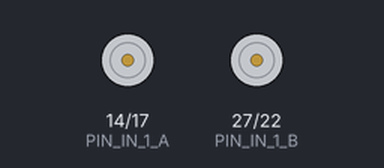
A program run on a simulated Raspberry Pi (BCM pin numbers). On the bench: motor-driver pin pairs drawn as motors (green arrow = first pin HIGH = forward, orange = second pin HIGH = backward, longer = more drive, scaled by the enable pin).

Above: at 0.07 s.
Timing chart, 0 to 3.0 s (numbered marks = the images above):
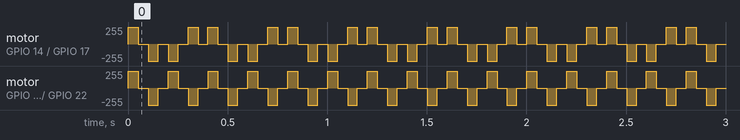

The program:

hardwareDriver.py
```python
#!/usr/bin/env python
# -*- coding: utf-8 -*-
#!/usr/bin/env python
#from settings import GPIO,PIN_EN_A,PIN_EN_B,PIN_IN_1_A,PIN_IN_1_B,PIN_IN_2_A,PIN_IN_2_B
import time
import RPi.GPIO as GPIO
PIN_IN_1_A = 14  # pin11
PIN_IN_2_A = 17  # pin12
PIN_EN_A = 23  # pin13

PIN_IN_1_B = 27   # pin11
PIN_IN_2_B = 22  # pin12
PIN_EN_B = 24  # pin13

pwm = None

def setup():
    GPIO.setmode(GPIO.BCM)  # Numbers GPIOs by physical location
    #GPIO.setwarnings(False)

    GPIO.setup(PIN_IN_1_A, GPIO.OUT)  # mode --- output motor A
    GPIO.setup(PIN_IN_2_A, GPIO.OUT)
    GPIO.setup(PIN_EN_A, GPIO.OUT)

    GPIO.setup(PIN_IN_1_B, GPIO.OUT)  # mode --- output motor B
    GPIO.setup(PIN_IN_2_B, GPIO.OUT)
    GPIO.setup(PIN_EN_B, GPIO.OUT)

    pwm_A = GPIO.PWM(PIN_EN_A,10)
    pwm_A.start(0)

    pwm_B = GPIO.PWM(PIN_EN_B, 10)
    pwm_B.start(0)

    return (pwm_A,pwm_B)


def go_forward(spead=50):
    pwm[0].ChangeDutyCycle(spead)
    pwm[1].ChangeDutyCycle(spead)

    GPIO.output(PIN_IN_1_A, GPIO.HIGH)  # clockwise
    GPIO.output(PIN_IN_2_A, GPIO.LOW)

    GPIO.output(PIN_IN_1_B, GPIO.HIGH)  # clockwise
    GPIO.output(PIN_IN_2_B, GPIO.LOW)
    #time.sleep(5)


def go_back(spead=50):
    pwm[0].ChangeDutyCycle(spead)
    pwm[1].ChangeDutyCycle(spead)

    GPIO.output(PIN_IN_1_A, GPIO.LOW)  # clockwise
    GPIO.output(PIN_IN_2_A, GPIO.HIGH)

    GPIO.output(PIN_IN_1_B, GPIO.LOW)  # clockwise
    GPIO.output(PIN_IN_2_B, GPIO.HIGH)


def go_left(spead_A=50,spead_B=50):
    pwm[0].ChangeDutyCycle(spead_A)
    pwm[1].ChangeDutyCycle(spead_B)

    GPIO.output(PIN_IN_1_A, GPIO.LOW)  # clockwise
    GPIO.output(PIN_IN_2_A, GPIO.HIGH)

    GPIO.output(PIN_IN_1_B, GPIO.HIGH)  # clockwise
    GPIO.output(PIN_IN_2_B, GPIO.LOW)


def go_right(spead_A=50,spead_B=50):
    pwm[0].ChangeDutyCycle(spead_A)
    pwm[1].ChangeDutyCycle(spead_B)

    GPIO.output(PIN_IN_1_A, GPIO.HIGH)  # clockwise
    GPIO.output(PIN_IN_2_A, GPIO.LOW)

    GPIO.output(PIN_IN_1_B, GPIO.LOW)  # clockwise
    GPIO.output(PIN_IN_2_B, GPIO.HIGH)

def stopMotor():
    GPIO.output(PIN_EN_A, GPIO.LOW)  # motor stop
    GPIO.output(PIN_EN_B, GPIO.LOW)

    pwm[0].stop()
    pwm[1].stop()

#преобразует пределы
def map(x, in_min, in_max, out_min, out_max):
    return (x - in_min) * (out_max - out_min) / (in_max - in_min) + out_min


def test():
    t = 0.1
    while True:
        go_forward()
        time.sleep(t)
        go_back()
        time.sleep(t)
        go_left()
        time.sleep(t)
        go_right()
        time.sleep(t)

def destroy(pwm):
    GPIO.output(PIN_EN_A, GPIO.LOW)  # motor stop
    GPIO.output(PIN_EN_B, GPIO.LOW)

    pwm[0].stop()
    pwm[1].stop()

    GPIO.cleanup()  # Release resource


def SendDataMotor(nL,nR,SR,SL):
    if nR == 0:
        GPIO.output(PIN_IN_1_B, GPIO.LOW)
        GPIO.output(PIN_IN_2_B, GPIO.LOW)
    elif nR == 1:
        GPIO.output(PIN_IN_1_B, GPIO.LOW)
        GPIO.output(PIN_IN_2_B, GPIO.HIGH)
    elif nR == 2:

        GPIO.output(PIN_IN_1_B, GPIO.HIGH)
        GPIO.output(PIN_IN_2_B, GPIO.LOW)

    if nL == 0:

        GPIO.output(PIN_IN_1_A, GPIO.LOW)
        GPIO.output(PIN_IN_2_A, GPIO.LOW)
    elif nL == 1:
        GPIO.output(PIN_IN_1_A, GPIO.LOW)
        GPIO.output(PIN_IN_2_A, GPIO.HIGH)
    elif nL == 2:
        GPIO.output(PIN_IN_1_A, GPIO.HIGH)
        GPIO.output(PIN_IN_2_A, GPIO.LOW)

    #Задаем скорость моторам
    pwm[0].ChangeDutyCycle(map(SL,0,255,0,100))
    pwm[1].ChangeDutyCycle(map(SR,0,255,0,100))

pwm = setup()

if __name__ == '__main__':  # Program start from here
    pwm = setup()
    try:
        test()
    except KeyboardInterrupt:  # When 'Ctrl+C' is pressed, the child program destroy() will be  executed.
        destroy(pwm)
```

Measured:
- by itself, motor on GPIO 27 (PIN_IN_1_B) / GPIO 22 (PIN_IN_2_B): repeats every 0.20 s: stopped 0.05 s, backward 255/255 0.05 s, stopped 0.05 s, forward 255/255 0.05 s
- by itself, motor on GPIO 14 (PIN_IN_1_A) / GPIO 17 (PIN_IN_2_A): repeats every 0.40 s: 2 × (stopped 0.05 s, backward 255/255 0.05 s), 2 × (stopped 0.05 s, forward 255/255 0.05 s)
